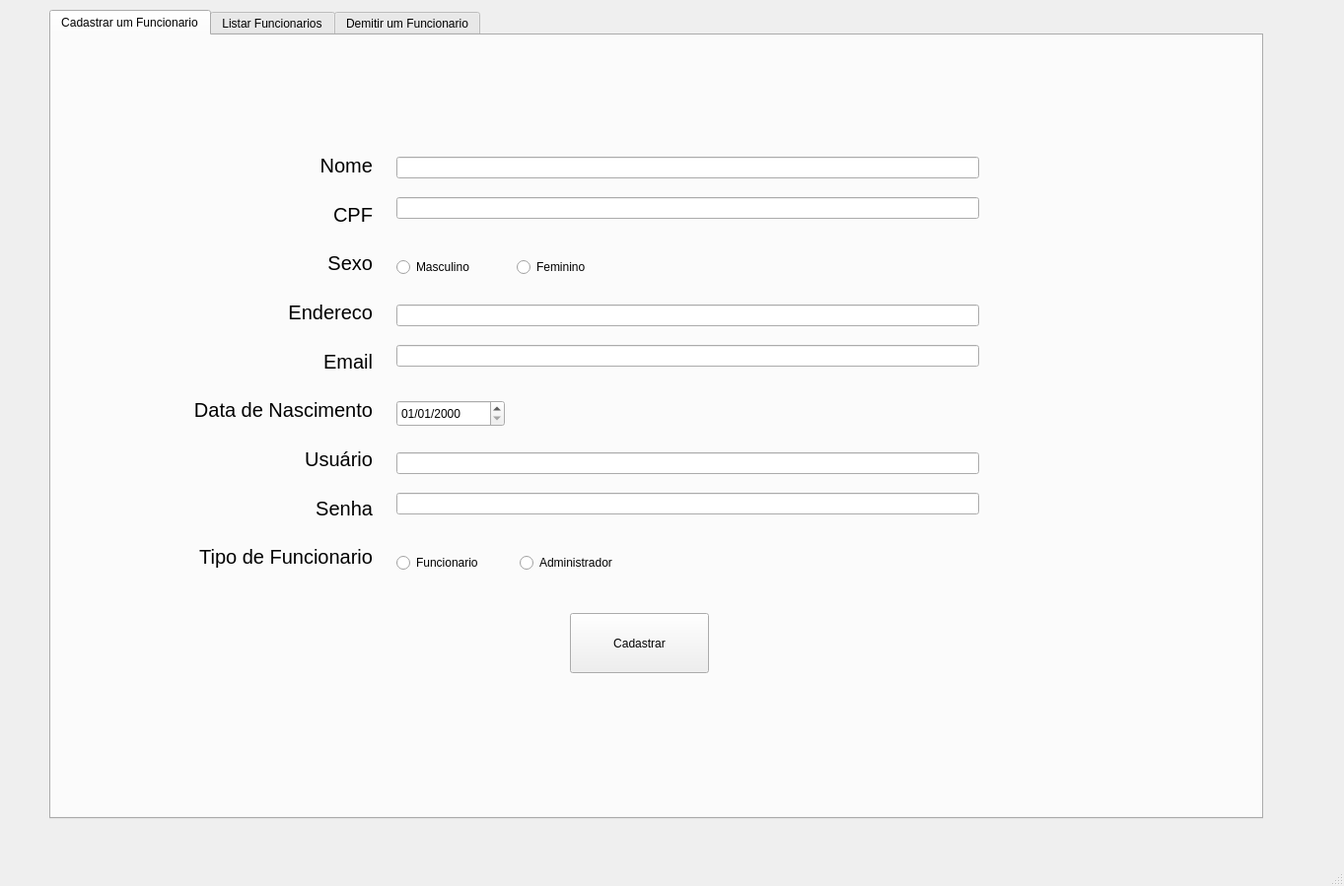
<?xml version="1.0" encoding="UTF-8"?>
<ui version="4.0">
 <class>TelaAdmin</class>
 <widget class="QMainWindow" name="TelaAdmin">
  <property name="geometry">
   <rect>
    <x>0</x>
    <y>0</y>
    <width>1363</width>
    <height>899</height>
   </rect>
  </property>
  <property name="windowTitle">
   <string>MainWindow</string>
  </property>
  <widget class="QWidget" name="centralwidget">
   <widget class="QTabWidget" name="tabWidget">
    <property name="geometry">
     <rect>
      <x>50</x>
      <y>10</y>
      <width>1231</width>
      <height>821</height>
     </rect>
    </property>
    <property name="cursor">
     <cursorShape>ArrowCursor</cursorShape>
    </property>
    <property name="focusPolicy">
     <enum>Qt::TabFocus</enum>
    </property>
    <property name="layoutDirection">
     <enum>Qt::LeftToRight</enum>
    </property>
    <property name="tabPosition">
     <enum>QTabWidget::North</enum>
    </property>
    <property name="currentIndex">
     <number>0</number>
    </property>
    <widget class="QWidget" name="tab">
     <attribute name="title">
      <string>Cadastrar um Funcionario</string>
     </attribute>
     <widget class="QWidget" name="verticalLayoutWidget">
      <property name="geometry">
       <rect>
        <x>140</x>
        <y>110</y>
        <width>186</width>
        <height>441</height>
       </rect>
      </property>
      <layout class="QVBoxLayout" name="verticalLayout">
       <item>
        <widget class="QLabel" name="label_2">
         <property name="font">
          <font>
           <pointsize>15</pointsize>
          </font>
         </property>
         <property name="text">
          <string>Nome</string>
         </property>
         <property name="alignment">
          <set>Qt::AlignRight|Qt::AlignTrailing|Qt::AlignVCenter</set>
         </property>
        </widget>
       </item>
       <item>
        <widget class="QLabel" name="label">
         <property name="font">
          <font>
           <pointsize>15</pointsize>
          </font>
         </property>
         <property name="text">
          <string>CPF</string>
         </property>
         <property name="alignment">
          <set>Qt::AlignRight|Qt::AlignTrailing|Qt::AlignVCenter</set>
         </property>
        </widget>
       </item>
       <item>
        <widget class="QLabel" name="label_4">
         <property name="font">
          <font>
           <pointsize>15</pointsize>
          </font>
         </property>
         <property name="text">
          <string>Sexo</string>
         </property>
         <property name="alignment">
          <set>Qt::AlignRight|Qt::AlignTrailing|Qt::AlignVCenter</set>
         </property>
        </widget>
       </item>
       <item>
        <widget class="QLabel" name="label_3">
         <property name="font">
          <font>
           <pointsize>15</pointsize>
          </font>
         </property>
         <property name="text">
          <string>Endereco</string>
         </property>
         <property name="alignment">
          <set>Qt::AlignRight|Qt::AlignTrailing|Qt::AlignVCenter</set>
         </property>
        </widget>
       </item>
       <item>
        <widget class="QLabel" name="label_5">
         <property name="font">
          <font>
           <pointsize>15</pointsize>
          </font>
         </property>
         <property name="text">
          <string>Email</string>
         </property>
         <property name="alignment">
          <set>Qt::AlignRight|Qt::AlignTrailing|Qt::AlignVCenter</set>
         </property>
        </widget>
       </item>
       <item>
        <widget class="QLabel" name="label_6">
         <property name="font">
          <font>
           <pointsize>15</pointsize>
          </font>
         </property>
         <property name="text">
          <string>Data de Nascimento</string>
         </property>
         <property name="alignment">
          <set>Qt::AlignRight|Qt::AlignTrailing|Qt::AlignVCenter</set>
         </property>
        </widget>
       </item>
       <item>
        <widget class="QLabel" name="label_7">
         <property name="font">
          <font>
           <pointsize>15</pointsize>
          </font>
         </property>
         <property name="text">
          <string>Usuário</string>
         </property>
         <property name="alignment">
          <set>Qt::AlignRight|Qt::AlignTrailing|Qt::AlignVCenter</set>
         </property>
        </widget>
       </item>
       <item>
        <widget class="QLabel" name="label_8">
         <property name="font">
          <font>
           <pointsize>15</pointsize>
          </font>
         </property>
         <property name="text">
          <string>Senha</string>
         </property>
         <property name="alignment">
          <set>Qt::AlignRight|Qt::AlignTrailing|Qt::AlignVCenter</set>
         </property>
        </widget>
       </item>
       <item>
        <widget class="QLabel" name="label_9">
         <property name="font">
          <font>
           <pointsize>15</pointsize>
          </font>
         </property>
         <property name="text">
          <string>Tipo de Funcionario</string>
         </property>
         <property name="alignment">
          <set>Qt::AlignRight|Qt::AlignTrailing|Qt::AlignVCenter</set>
         </property>
        </widget>
       </item>
      </layout>
     </widget>
     <widget class="QDateEdit" name="dateEdit">
      <property name="geometry">
       <rect>
        <x>350</x>
        <y>370</y>
        <width>110</width>
        <height>27</height>
       </rect>
      </property>
      <property name="displayFormat">
       <string>dd/MM/yyyy</string>
      </property>
     </widget>
     <widget class="QWidget" name="verticalLayoutWidget_2">
      <property name="geometry">
       <rect>
        <x>350</x>
        <y>110</y>
        <width>591</width>
        <height>91</height>
       </rect>
      </property>
      <layout class="QVBoxLayout" name="verticalLayout_2">
       <item>
        <widget class="QLineEdit" name="lineEdit"/>
       </item>
       <item>
        <widget class="QLineEdit" name="lineEdit_2"/>
       </item>
      </layout>
     </widget>
     <widget class="QWidget" name="horizontalLayoutWidget">
      <property name="geometry">
       <rect>
        <x>350</x>
        <y>220</y>
        <width>238</width>
        <height>31</height>
       </rect>
      </property>
      <layout class="QHBoxLayout" name="horizontalLayout">
       <item>
        <widget class="QRadioButton" name="radioButton">
         <property name="text">
          <string>Masculino</string>
         </property>
        </widget>
       </item>
       <item>
        <widget class="QRadioButton" name="radioButton_2">
         <property name="text">
          <string>Feminino</string>
         </property>
        </widget>
       </item>
      </layout>
     </widget>
     <widget class="QWidget" name="horizontalLayoutWidget_2">
      <property name="geometry">
       <rect>
        <x>350</x>
        <y>520</y>
        <width>243</width>
        <height>31</height>
       </rect>
      </property>
      <layout class="QHBoxLayout" name="horizontalLayout_2">
       <item>
        <widget class="QRadioButton" name="radioButton_3">
         <property name="text">
          <string>Funcionario</string>
         </property>
        </widget>
       </item>
       <item>
        <widget class="QRadioButton" name="radioButton_4">
         <property name="text">
          <string>Administrador</string>
         </property>
        </widget>
       </item>
      </layout>
     </widget>
     <widget class="QWidget" name="verticalLayoutWidget_3">
      <property name="geometry">
       <rect>
        <x>350</x>
        <y>260</y>
        <width>591</width>
        <height>91</height>
       </rect>
      </property>
      <layout class="QVBoxLayout" name="verticalLayout_3">
       <item>
        <widget class="QLineEdit" name="lineEdit_3"/>
       </item>
       <item>
        <widget class="QLineEdit" name="lineEdit_4"/>
       </item>
      </layout>
     </widget>
     <widget class="QWidget" name="verticalLayoutWidget_4">
      <property name="geometry">
       <rect>
        <x>350</x>
        <y>410</y>
        <width>591</width>
        <height>91</height>
       </rect>
      </property>
      <layout class="QVBoxLayout" name="verticalLayout_4">
       <item>
        <widget class="QLineEdit" name="lineEdit_5"/>
       </item>
       <item>
        <widget class="QLineEdit" name="lineEdit_6">
         <property name="echoMode">
          <enum>QLineEdit::Password</enum>
         </property>
        </widget>
       </item>
      </layout>
     </widget>
     <widget class="QPushButton" name="pushButton">
      <property name="geometry">
       <rect>
        <x>526</x>
        <y>586</y>
        <width>141</width>
        <height>61</height>
       </rect>
      </property>
      <property name="cursor">
       <cursorShape>PointingHandCursor</cursorShape>
      </property>
      <property name="text">
       <string>Cadastrar</string>
      </property>
     </widget>
    </widget>
    <widget class="QWidget" name="tab_2">
     <attribute name="title">
      <string>Listar Funcionarios</string>
     </attribute>
     <widget class="QTextBrowser" name="textBrowser">
      <property name="geometry">
       <rect>
        <x>40</x>
        <y>70</y>
        <width>571</width>
        <height>291</height>
       </rect>
      </property>
     </widget>
     <widget class="QTextBrowser" name="textBrowser_2">
      <property name="geometry">
       <rect>
        <x>640</x>
        <y>70</y>
        <width>571</width>
        <height>291</height>
       </rect>
      </property>
     </widget>
     <widget class="QLabel" name="label_10">
      <property name="geometry">
       <rect>
        <x>175</x>
        <y>30</y>
        <width>291</width>
        <height>31</height>
       </rect>
      </property>
      <property name="font">
       <font>
        <pointsize>15</pointsize>
       </font>
      </property>
      <property name="text">
       <string>Funcionarios</string>
      </property>
      <property name="alignment">
       <set>Qt::AlignCenter</set>
      </property>
     </widget>
     <widget class="QLabel" name="label_11">
      <property name="geometry">
       <rect>
        <x>780</x>
        <y>30</y>
        <width>291</width>
        <height>31</height>
       </rect>
      </property>
      <property name="font">
       <font>
        <pointsize>15</pointsize>
       </font>
      </property>
      <property name="text">
       <string>Administradores</string>
      </property>
      <property name="alignment">
       <set>Qt::AlignCenter</set>
      </property>
     </widget>
     <widget class="QPushButton" name="pushButton_2">
      <property name="geometry">
       <rect>
        <x>560</x>
        <y>390</y>
        <width>121</width>
        <height>61</height>
       </rect>
      </property>
      <property name="cursor">
       <cursorShape>PointingHandCursor</cursorShape>
      </property>
      <property name="text">
       <string>Listar</string>
      </property>
     </widget>
     <widget class="QLabel" name="label_12">
      <property name="geometry">
       <rect>
        <x>115</x>
        <y>506</y>
        <width>211</width>
        <height>31</height>
       </rect>
      </property>
      <property name="font">
       <font>
        <pointsize>13</pointsize>
       </font>
      </property>
      <property name="text">
       <string>Procurar um Funcionario</string>
      </property>
     </widget>
     <widget class="QLabel" name="label_13">
      <property name="geometry">
       <rect>
        <x>60</x>
        <y>590</y>
        <width>81</width>
        <height>31</height>
       </rect>
      </property>
      <property name="font">
       <font>
        <pointsize>13</pointsize>
       </font>
      </property>
      <property name="text">
       <string>CPF</string>
      </property>
      <property name="alignment">
       <set>Qt::AlignRight|Qt::AlignTrailing|Qt::AlignVCenter</set>
      </property>
     </widget>
     <widget class="QLineEdit" name="lineEdit_7">
      <property name="geometry">
       <rect>
        <x>170</x>
        <y>590</y>
        <width>291</width>
        <height>27</height>
       </rect>
      </property>
     </widget>
     <widget class="QRadioButton" name="radioButton_5">
      <property name="geometry">
       <rect>
        <x>190</x>
        <y>640</y>
        <width>115</width>
        <height>22</height>
       </rect>
      </property>
      <property name="text">
       <string>Funcionario</string>
      </property>
     </widget>
     <widget class="QRadioButton" name="radioButton_6">
      <property name="geometry">
       <rect>
        <x>310</x>
        <y>640</y>
        <width>131</width>
        <height>22</height>
       </rect>
      </property>
      <property name="text">
       <string>Administrador</string>
      </property>
     </widget>
     <widget class="QPushButton" name="pushButton_3">
      <property name="geometry">
       <rect>
        <x>240</x>
        <y>696</y>
        <width>121</width>
        <height>41</height>
       </rect>
      </property>
      <property name="cursor">
       <cursorShape>PointingHandCursor</cursorShape>
      </property>
      <property name="text">
       <string>Buscar</string>
      </property>
     </widget>
     <widget class="QTextBrowser" name="textBrowser_3">
      <property name="geometry">
       <rect>
        <x>550</x>
        <y>510</y>
        <width>331</width>
        <height>221</height>
       </rect>
      </property>
     </widget>
    </widget>
    <widget class="QWidget" name="tab_3">
     <attribute name="title">
      <string>Demitir um Funcionario</string>
     </attribute>
     <widget class="QRadioButton" name="radioButton_7">
      <property name="geometry">
       <rect>
        <x>450</x>
        <y>290</y>
        <width>131</width>
        <height>22</height>
       </rect>
      </property>
      <property name="text">
       <string>Administrador</string>
      </property>
     </widget>
     <widget class="QLineEdit" name="lineEdit_8">
      <property name="geometry">
       <rect>
        <x>310</x>
        <y>240</y>
        <width>291</width>
        <height>27</height>
       </rect>
      </property>
     </widget>
     <widget class="QTextBrowser" name="textBrowser_4">
      <property name="geometry">
       <rect>
        <x>690</x>
        <y>160</y>
        <width>331</width>
        <height>221</height>
       </rect>
      </property>
     </widget>
     <widget class="QPushButton" name="pushButton_4">
      <property name="geometry">
       <rect>
        <x>380</x>
        <y>346</y>
        <width>171</width>
        <height>41</height>
       </rect>
      </property>
      <property name="cursor">
       <cursorShape>PointingHandCursor</cursorShape>
      </property>
      <property name="text">
       <string>Buscar</string>
      </property>
     </widget>
     <widget class="QLabel" name="label_14">
      <property name="geometry">
       <rect>
        <x>200</x>
        <y>240</y>
        <width>81</width>
        <height>31</height>
       </rect>
      </property>
      <property name="font">
       <font>
        <pointsize>13</pointsize>
       </font>
      </property>
      <property name="text">
       <string>CPF</string>
      </property>
      <property name="alignment">
       <set>Qt::AlignRight|Qt::AlignTrailing|Qt::AlignVCenter</set>
      </property>
     </widget>
     <widget class="QRadioButton" name="radioButton_8">
      <property name="geometry">
       <rect>
        <x>330</x>
        <y>290</y>
        <width>115</width>
        <height>22</height>
       </rect>
      </property>
      <property name="text">
       <string>Funcionario</string>
      </property>
     </widget>
     <widget class="QLabel" name="label_15">
      <property name="geometry">
       <rect>
        <x>255</x>
        <y>156</y>
        <width>211</width>
        <height>31</height>
       </rect>
      </property>
      <property name="font">
       <font>
        <pointsize>13</pointsize>
       </font>
      </property>
      <property name="text">
       <string>Procurar o Funcionario</string>
      </property>
      <property name="alignment">
       <set>Qt::AlignCenter</set>
      </property>
     </widget>
     <widget class="QPushButton" name="pushButton_5">
      <property name="geometry">
       <rect>
        <x>386</x>
        <y>416</y>
        <width>161</width>
        <height>41</height>
       </rect>
      </property>
      <property name="cursor">
       <cursorShape>PointingHandCursor</cursorShape>
      </property>
      <property name="styleSheet">
       <string notr="true">color: rgb(255, 255, 255);
border-top-color: rgb(255, 0, 0);
background-color: rgb(204, 0, 0);</string>
      </property>
      <property name="text">
       <string>Demitir</string>
      </property>
      <property name="flat">
       <bool>false</bool>
      </property>
     </widget>
    </widget>
   </widget>
  </widget>
  <widget class="QMenuBar" name="menubar">
   <property name="geometry">
    <rect>
     <x>0</x>
     <y>0</y>
     <width>1363</width>
     <height>25</height>
    </rect>
   </property>
  </widget>
  <widget class="QStatusBar" name="statusbar"/>
 </widget>
 <resources/>
 <connections/>
</ui>
